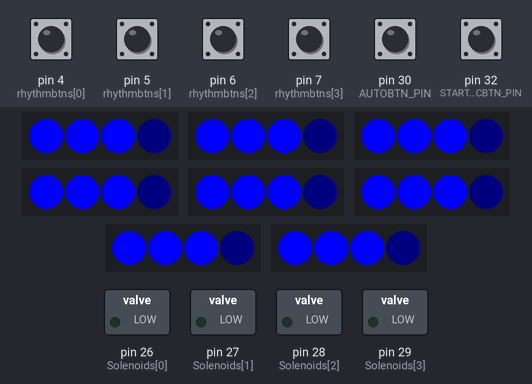
A sketch run on a simulated Arduino Mega 2560, built with avr-gcc and run on an emulated ATmega2560. Shown: 8 × 4 RGB LEDs in strip order, left to right, switched loads named in the sketch (green lamp = pin HIGH). The test bench sets the inputs (shaded band); at power-on: pin 4 (rhythmbtns[0]), pin 5 (rhythmbtns[1]), pin 6 (rhythmbtns[2]), pin 7 (rhythmbtns[3]), pin 30 (AUTOBTN_PIN), pin 32 (STARTRECBTN_PIN) HIGH. Dim RGB values are drawn brighter than linear; random numbers use the default seed unless the sketch sets one; what the sketch prints to the serial monitor is not drawn.

Above: at 1.2 s.
1.3 s: pin 4 (rhythmbtns[0]) pulled LOW for 1 s
At 1.36 s:
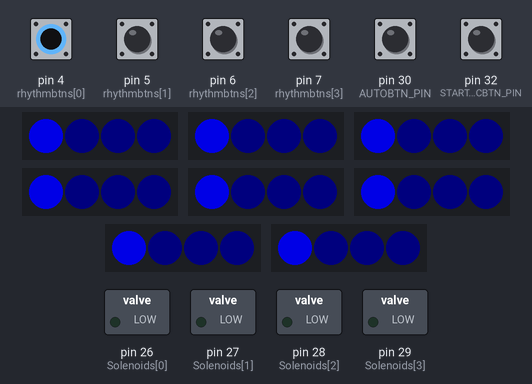
5.3 s: pin 32 (STARTRECBTN_PIN) pulled LOW for 0.15 s
At 5.3 s:
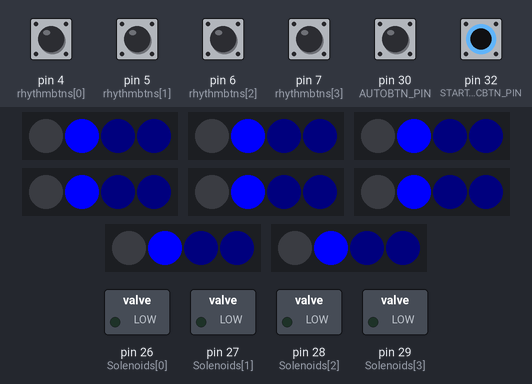
8.4 s: pin 5 (rhythmbtns[1]) pulled LOW for 0.15 s
At 8.59 s:
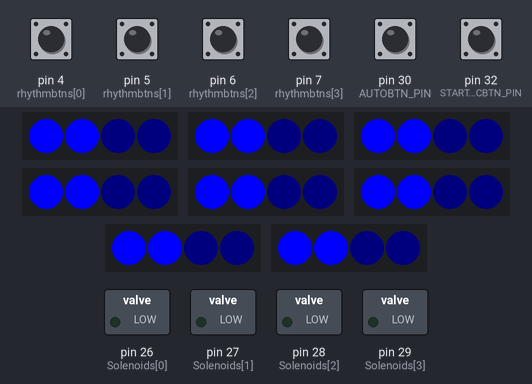
11.4 s: pin 32 (STARTRECBTN_PIN) pulled LOW for 1 s
At 15.14 s:
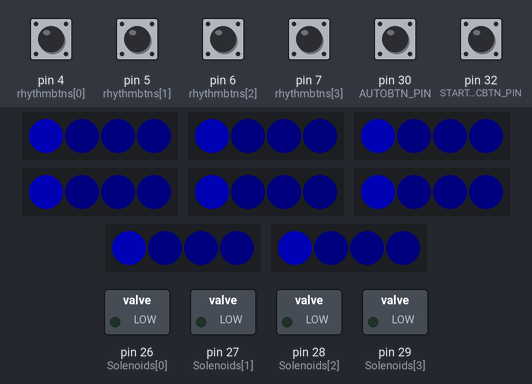
15.4 s: pin 6 (rhythmbtns[2]) pulled LOW for 0.15 s
At 15.44 s:
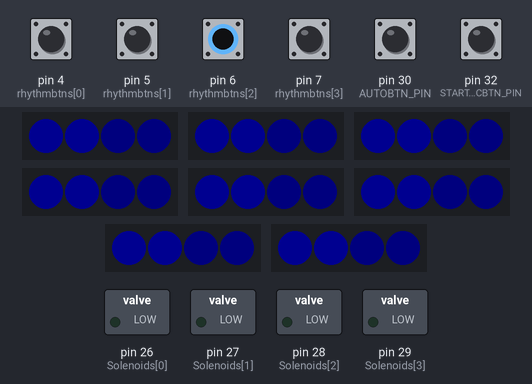
18.4 s: pin 7 (rhythmbtns[3]) pulled LOW for 0.15 s
At 18.45 s:
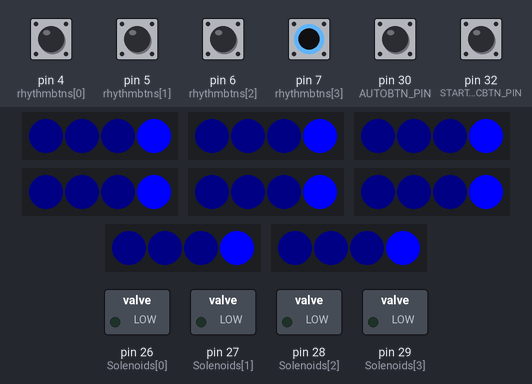
Timing chart, 0 to 22.4 s (numbered marks = the images above; inputs shaded):
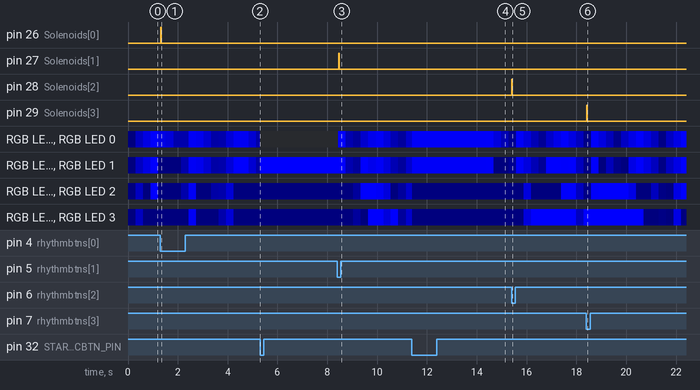

The sketch:

solenoidrum.ino
```cpp
/***************************************************
  名前: ソレノイドラム
  基板: Arduino MEGA
****************************************************/
#include <FastLED.h>

// オートの切り替え
#define AUTOBTN_PIN 30
#define STARTRECBTN_PIN 32

#define MAIN_LED_NUM 4
#define SOLENOID_LED_NUM 4

bool isManualMode = false;

//本体
constexpr int MainLEDPins[] = {36, 37, 38, 39};

//ソレノイド
constexpr int SolenoidLEDPins[] = {40, 41, 42, 43};

#define LED_TYPE WS2812B
#define COLOR_ORDER GRB

int brightness = 0;
int brightnessStep = 4;
int ledBrightNum = 4;

CRGB leds[MAIN_LED_NUM];
CRGB leds2[MAIN_LED_NUM];
CRGB leds3[MAIN_LED_NUM];
CRGB leds4[MAIN_LED_NUM];
CRGB* mainLEDs[] = {leds, leds2, leds3, leds4};

CRGB leds5[SOLENOID_LED_NUM];
CRGB leds6[SOLENOID_LED_NUM];
CRGB leds7[SOLENOID_LED_NUM];
CRGB leds8[SOLENOID_LED_NUM];
CRGB* solenoidLEDs[] = {leds5, leds6, leds7, leds8};

#define DELAYVAL 100

const int Solenoids[] = {26,27,28,29};
const int solenoidNum = sizeof(Solenoids)/sizeof(Solenoids[0]);

const int rhythmbtns[solenoidNum] = {4,5,6,7};
int rhythmbtnsStates[solenoidNum] = {0, 0};
int rhythmbtnsLastStates[solenoidNum] = {0, 0};

const int timingSampleMaxNum = 100;
int timingCounts[solenoidNum] = {0, 0};
unsigned long timing[solenoidNum][timingSampleMaxNum] = {};

unsigned long startTime = 0;
unsigned long recStartTime = 0;
bool isRec = false;
bool isStart = false;

unsigned long lastPressBtnTime = 0;
unsigned long playWaitTime = 0;
unsigned long playLoopEndTime = 0;
unsigned long waitStartTime = 0;
bool isWaiting = false;

/* ------------------------------------------------------------ */
/* 初期化 */
/* ------------------------------------------------------------ */
void setup()
{
  Serial.begin(115200);

  for (int i = 0; i < sizeof(Solenoids)/sizeof(Solenoids[0]); i++)
  {
    pinMode(Solenoids[i], OUTPUT);
  }
  for (int i = 0; i < sizeof(rhythmbtns)/sizeof(rhythmbtns[0]); i++)
  {
    pinMode(rhythmbtns[i], INPUT_PULLUP);
  }
  pinMode(STARTRECBTN_PIN, INPUT_PULLUP);
  pinMode(AUTOBTN_PIN, INPUT_PULLUP);

  FastLED.addLeds<LED_TYPE, MainLEDPins[0], COLOR_ORDER>(mainLEDs[0], MAIN_LED_NUM).setCorrection(TypicalLEDStrip);
  FastLED.addLeds<LED_TYPE, MainLEDPins[1], COLOR_ORDER>(mainLEDs[1], MAIN_LED_NUM).setCorrection(TypicalLEDStrip);
  FastLED.addLeds<LED_TYPE, MainLEDPins[2], COLOR_ORDER>(mainLEDs[2], MAIN_LED_NUM).setCorrection(TypicalLEDStrip);
  FastLED.addLeds<LED_TYPE, MainLEDPins[3], COLOR_ORDER>(mainLEDs[3], MAIN_LED_NUM).setCorrection(TypicalLEDStrip);

  FastLED.addLeds<LED_TYPE, SolenoidLEDPins[0], COLOR_ORDER>(solenoidLEDs[0], SOLENOID_LED_NUM).setCorrection(TypicalLEDStrip);
  FastLED.addLeds<LED_TYPE, SolenoidLEDPins[1], COLOR_ORDER>(solenoidLEDs[1], SOLENOID_LED_NUM).setCorrection(TypicalLEDStrip);
  FastLED.addLeds<LED_TYPE, SolenoidLEDPins[2], COLOR_ORDER>(solenoidLEDs[2], SOLENOID_LED_NUM).setCorrection(TypicalLEDStrip);
  FastLED.addLeds<LED_TYPE, SolenoidLEDPins[3], COLOR_ORDER>(solenoidLEDs[3], SOLENOID_LED_NUM).setCorrection(TypicalLEDStrip);
}

/* ------------------------------------------------------------ */
/* メインループ */
/* ------------------------------------------------------------ */
void loop()
{
  // 記録モード
  if (digitalRead(STARTRECBTN_PIN) == HIGH && !isRec) {
    recStartTime = millis();
    for (int i = 0; i < solenoidNum; i++) {
      for (int j = 0; j < timingSampleMaxNum; j++) {
        timing[i][j] = 0;
      }
    }
    for (int i = 0; i < solenoidNum; i++) {
      timingCounts[i] = 0;
    }
    isRec = true;
    isStart = false;
    Serial.println("REC start");
  }
  // 再生モード
  else if (digitalRead(STARTRECBTN_PIN) == LOW && !isStart) {
    for (int i = 0; i < solenoidNum; i++) {
      for (int j = 0; j < timingSampleMaxNum; j++) {
        Serial.print(String(timing[i][j])+",");
      }
      Serial.println();
    }
    startTime = millis();
    for (int i = 0; i < solenoidNum; i++) {
      timingCounts[i] = 0;
    }
    isRec = false;
    isStart = true;
    Serial.println("Play start");
    playWaitTime = millis() - lastPressBtnTime;
    delay(playWaitTime);
  }

  // マニュアルモード
  if (digitalRead(AUTOBTN_PIN) == LOW) {
    isManualMode = true;

    for (int i = 0; i < sizeof(rhythmbtns)/sizeof(rhythmbtns[0]); i++) {
      if (digitalRead(rhythmbtns[i]) == LOW) {
        delay(10);
        if (digitalRead(rhythmbtns[i]) == LOW) {
          rhythmbtnsStates[i] = LOW;
          lastPressBtnTime = millis();
        }
      }
      else {
        rhythmbtnsStates[i] = HIGH;
      }

      if (rhythmbtnsStates[i] == LOW && rhythmbtnsLastStates[i] == HIGH) {
        digitalWrite(Solenoids[i], HIGH);
        delay(15);
        digitalWrite(Solenoids[i], LOW);
      }
      rhythmbtnsLastStates[i] = rhythmbtnsStates[i];
    }
  }
  else {
    if (isManualMode) {
      // 切り替わったときに実行する
      for (int i = 0; i < sizeof(rhythmbtns)/sizeof(rhythmbtns[0]); i++) {
        rhythmbtnsStates[i] = 0;
        rhythmbtnsLastStates[i] = 0;
      }

      isManualMode = false;
    }

    // 記録中
    if (isRec) {
      for (int i = 0; i < sizeof(rhythmbtns)/sizeof(rhythmbtns[0]); i++) {
        if (digitalRead(rhythmbtns[i]) == LOW) {
          delay(10);
          if (digitalRead(rhythmbtns[i]) == LOW) {
            rhythmbtnsStates[i] = LOW;
            lastPressBtnTime = millis();
          }
        }
        else {
          rhythmbtnsStates[i] = HIGH;
        }

        if (rhythmbtnsStates[i] == LOW && rhythmbtnsLastStates[i] == HIGH) {
          if (timingCounts[i] < timingSampleMaxNum) {
            timing[i][timingCounts[i]] = millis() - recStartTime;
            // Serial.println(timing[i][timingCounts[i]]);
            Serial.println(rhythmbtns[i]);
            timingCounts[i]++;
            Serial.println(timingCounts[i]);
            digitalWrite(Solenoids[i], HIGH);
            delay(15);
            digitalWrite(Solenoids[i], LOW);
          }
        }
        rhythmbtnsLastStates[i] = rhythmbtnsStates[i];
      }
    }

    // 再生中
    if (isStart) {
      for (int i = 0; i < solenoidNum; i++) {
        unsigned long currentPlayTime = millis() - startTime;
        unsigned long nextTiming = timing[i][timingCounts[i]];

        if (nextTiming != 0 && nextTiming <= currentPlayTime) {
          Serial.println("Hit");
          Serial.println(currentPlayTime);
          digitalWrite(Solenoids[i], HIGH);
          timingCounts[i]++;
        }

        // ソレノイドを100ms後にOFFにする処理
        if (timingCounts[i] > 0) {
          unsigned long lastHitTime = timing[i][timingCounts[i]-1];
          unsigned long timeSinceLastHit = currentPlayTime - lastHitTime;

          if (timeSinceLastHit >= 15) {
            digitalWrite(Solenoids[i], LOW);
          }
        }
      }

      int zeroCount = 0;
      for (int i = 0; i < solenoidNum; i++) {
        if (timing[i][timingCounts[i]] == 0) {
          zeroCount++;
        }
      }
      if (zeroCount == solenoidNum) {
        if (!isWaiting) {
          waitStartTime = millis();
          isWaiting = true;

        } else if (millis() - waitStartTime >= playWaitTime) {
          for (int i = 0; i < solenoidNum; i++) {
            timingCounts[i] = 0;
            // delay(15);
            digitalWrite(Solenoids[i], LOW);
          }
          startTime = millis();
          isWaiting = false;
        }
      }
    }
  }

  brightness += brightnessStep;
  if (brightness >= 255 || brightness <= 0)
  {
    brightnessStep *= -1;
    // 光る個数をランダムにする
    // ledBrightNum = random(0, MAIN_LED_NUM);
    ledBrightNum = random(1, MAIN_LED_NUM + 1);
    // すべて消灯する
    // for (int i = 0; i < sizeof(mainLEDs)/sizeof(mainLEDs[0]); i++) {
    //   for (int j = 0; j < MAIN_LED_NUM; j++) {
    //     mainLEDs[i][j] = CRGB(0, 0, 0);
    //   }
    // }
    // for (int i = 0; i < sizeof(solenoidLEDs)/sizeof(solenoidLEDs[0]); i++) {
    //   for (int j = 0; j < SOLENOID_LED_NUM; j++) {
    //     solenoidLEDs[i][j] = CRGB(0, 0, 0);
    //   }
    // }
  }
  uint8_t r, g, b;
  HSVtoRGB(240, 1, brightness / 255.0, r, g, b);

  // 本体用
  // for (int i = 0; i < sizeof(mainLEDs)/sizeof(mainLEDs[0]); i++) {
  //   for (int j = 0; j < random(0, ledBrightNum); j++) {
  //     mainLEDs[i][j] = CRGB(r, g, b);
  //   }
  // }

  for (int i = 0; i < sizeof(mainLEDs)/sizeof(mainLEDs[0]); i++) {
    for (int j = 0; j < ledBrightNum; j++) {
      mainLEDs[i][j] = CRGB(r, g, b);
    }
  }
  // ソレノイド用
  // for (int i = 0; i < sizeof(solenoidLEDs)/sizeof(solenoidLEDs[0]); i++) {
  //   for (int j = 0; j < random(0, ledBrightNum); j++) {
  //     solenoidLEDs[i][j] = CRGB(r, g, b);
  //   }
  // }
  for (int i = 0; i < sizeof(solenoidLEDs)/sizeof(solenoidLEDs[0]); i++) {
    for (int j = 0; j < ledBrightNum; j++) {
      solenoidLEDs[i][j] = CRGB(r, g, b);
    }
  }
  FastLED.show();

}

/*
--------------------------------------------------
HSV値をRGB値に変換する関数
--------------------------------------------------
*/
void HSVtoRGB(float h, float s, float v, uint8_t &r, uint8_t &g, uint8_t &b) {
  float c = v * s;
  float x = c * (1 - abs(fmod(h / 60.0, 2) - 1));
  float m = v - c;
  float r1, g1, b1;

  if (h < 60) {
    r1 = c; g1 = x; b1 = 0;
  } else if (h < 120) {
    r1 = x; g1 = c; b1 = 0;
  } else if (h < 180) {
    r1 = 0; g1 = c; b1 = x;
  } else if (h < 240) {
    r1 = 0; g1 = x; b1 = c;
  } else if (h < 300) {
    r1 = x; g1 = 0; b1 = c;
  } else {
    r1 = c; g1 = 0; b1 = x;
  }

  r = (uint8_t)((r1 + m) * 255);
  g = (uint8_t)((g1 + m) * 255);
  b = (uint8_t)((b1 + m) * 255);
}
```

Measured:
- after the input at 1.3 s, pin 26 (Solenoids[0]): LOW → HIGH at once, → LOW 0.02 s later
- after the input at 5.3 s, every drawn part: stays the same
- after the input at 8.4 s, pin 27 (Solenoids[1]): LOW → HIGH after 0.06 s, → LOW 0.02 s later
- after the input at 15.4 s, pin 28 (Solenoids[2]): LOW → HIGH at once, → LOW 0.02 s later
- after the input at 18.4 s, pin 29 (Solenoids[3]): LOW → HIGH at once, → LOW 0.02 s later
